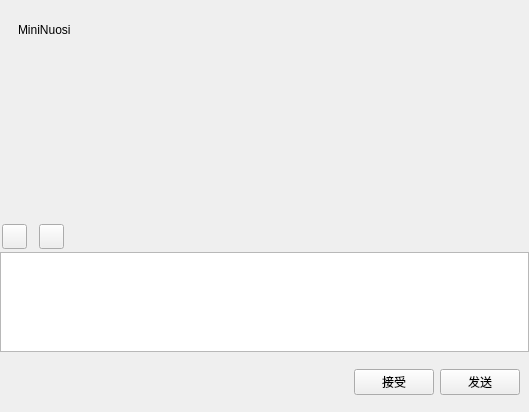
<?xml version="1.0" encoding="UTF-8"?>
<ui version="4.0">
 <class>ChatPage</class>
 <widget class="QWidget" name="ChatPage">
  <property name="geometry">
   <rect>
    <x>0</x>
    <y>0</y>
    <width>529</width>
    <height>412</height>
   </rect>
  </property>
  <property name="windowTitle">
   <string>Form</string>
  </property>
  <layout class="QHBoxLayout" name="horizontalLayout">
   <property name="spacing">
    <number>0</number>
   </property>
   <property name="leftMargin">
    <number>0</number>
   </property>
   <property name="topMargin">
    <number>0</number>
   </property>
   <property name="rightMargin">
    <number>0</number>
   </property>
   <property name="bottomMargin">
    <number>0</number>
   </property>
   <item>
    <widget class="QWidget" name="chat_data_wid" native="true">
     <layout class="QVBoxLayout" name="verticalLayout_4">
      <property name="spacing">
       <number>0</number>
      </property>
      <property name="leftMargin">
       <number>0</number>
      </property>
      <property name="topMargin">
       <number>0</number>
      </property>
      <property name="rightMargin">
       <number>0</number>
      </property>
      <property name="bottomMargin">
       <number>0</number>
      </property>
      <item>
       <widget class="QWidget" name="title_wid" native="true">
        <property name="minimumSize">
         <size>
          <width>0</width>
          <height>60</height>
         </size>
        </property>
        <property name="maximumSize">
         <size>
          <width>16777215</width>
          <height>60</height>
         </size>
        </property>
        <layout class="QHBoxLayout" name="horizontalLayout_3">
         <item>
          <widget class="QWidget" name="widget_2" native="true">
           <layout class="QHBoxLayout" name="horizontalLayout_4">
            <item>
             <widget class="QLabel" name="title_label">
              <property name="minimumSize">
               <size>
                <width>0</width>
                <height>20</height>
               </size>
              </property>
              <property name="maximumSize">
               <size>
                <width>16777215</width>
                <height>20</height>
               </size>
              </property>
              <property name="text">
               <string>MiniNuosi</string>
              </property>
             </widget>
            </item>
           </layout>
          </widget>
         </item>
        </layout>
       </widget>
      </item>
      <item>
       <widget class="ChatView" name="chat_data_list" native="true"/>
      </item>
      <item>
       <widget class="QWidget" name="tool_wid" native="true">
        <property name="minimumSize">
         <size>
          <width>25</width>
          <height>30</height>
         </size>
        </property>
        <property name="maximumSize">
         <size>
          <width>16777215</width>
          <height>30</height>
         </size>
        </property>
        <layout class="QHBoxLayout" name="horizontalLayout_5">
         <property name="spacing">
          <number>7</number>
         </property>
         <property name="leftMargin">
          <number>2</number>
         </property>
         <property name="topMargin">
          <number>2</number>
         </property>
         <property name="rightMargin">
          <number>2</number>
         </property>
         <property name="bottomMargin">
          <number>2</number>
         </property>
         <item>
          <widget class="QPushButton" name="emo_label">
           <property name="minimumSize">
            <size>
             <width>25</width>
             <height>25</height>
            </size>
           </property>
           <property name="maximumSize">
            <size>
             <width>25</width>
             <height>25</height>
            </size>
           </property>
           <property name="text">
            <string/>
           </property>
          </widget>
         </item>
         <item>
          <spacer name="horizontalSpacer_3">
           <property name="orientation">
            <enum>Qt::Orientation::Horizontal</enum>
           </property>
           <property name="sizeType">
            <enum>QSizePolicy::Policy::Fixed</enum>
           </property>
           <property name="sizeHint" stdset="0">
            <size>
             <width>5</width>
             <height>20</height>
            </size>
           </property>
          </spacer>
         </item>
         <item>
          <widget class="QPushButton" name="file_label">
           <property name="minimumSize">
            <size>
             <width>25</width>
             <height>25</height>
            </size>
           </property>
           <property name="maximumSize">
            <size>
             <width>25</width>
             <height>25</height>
            </size>
           </property>
           <property name="text">
            <string/>
           </property>
          </widget>
         </item>
         <item>
          <spacer name="horizontalSpacer_2">
           <property name="orientation">
            <enum>Qt::Orientation::Horizontal</enum>
           </property>
           <property name="sizeHint" stdset="0">
            <size>
             <width>40</width>
             <height>20</height>
            </size>
           </property>
          </spacer>
         </item>
        </layout>
       </widget>
      </item>
      <item>
       <widget class="MessageTextEdit" name="chat_edit">
        <property name="minimumSize">
         <size>
          <width>0</width>
          <height>100</height>
         </size>
        </property>
        <property name="maximumSize">
         <size>
          <width>16777215</width>
          <height>100</height>
         </size>
        </property>
       </widget>
      </item>
      <item>
       <widget class="QWidget" name="send_wid" native="true">
        <property name="minimumSize">
         <size>
          <width>0</width>
          <height>60</height>
         </size>
        </property>
        <property name="maximumSize">
         <size>
          <width>16777215</width>
          <height>60</height>
         </size>
        </property>
        <layout class="QHBoxLayout" name="horizontalLayout_6">
         <item>
          <spacer name="horizontalSpacer_4">
           <property name="orientation">
            <enum>Qt::Orientation::Horizontal</enum>
           </property>
           <property name="sizeHint" stdset="0">
            <size>
             <width>40</width>
             <height>20</height>
            </size>
           </property>
          </spacer>
         </item>
         <item>
          <widget class="QPushButton" name="recv_button">
           <property name="text">
            <string>接受</string>
           </property>
          </widget>
         </item>
         <item>
          <widget class="QPushButton" name="send_button">
           <property name="text">
            <string>发送</string>
           </property>
          </widget>
         </item>
        </layout>
       </widget>
      </item>
     </layout>
    </widget>
   </item>
  </layout>
 </widget>
 <customwidgets>
  <customwidget>
   <class>MessageTextEdit</class>
   <extends>QTextEdit</extends>
   <header location="global">messagetextedit.h</header>
  </customwidget>
  <customwidget>
   <class>ChatView</class>
   <extends>QWidget</extends>
   <header location="global">chatview.h</header>
   <container>1</container>
  </customwidget>
 </customwidgets>
 <resources/>
 <connections/>
</ui>
